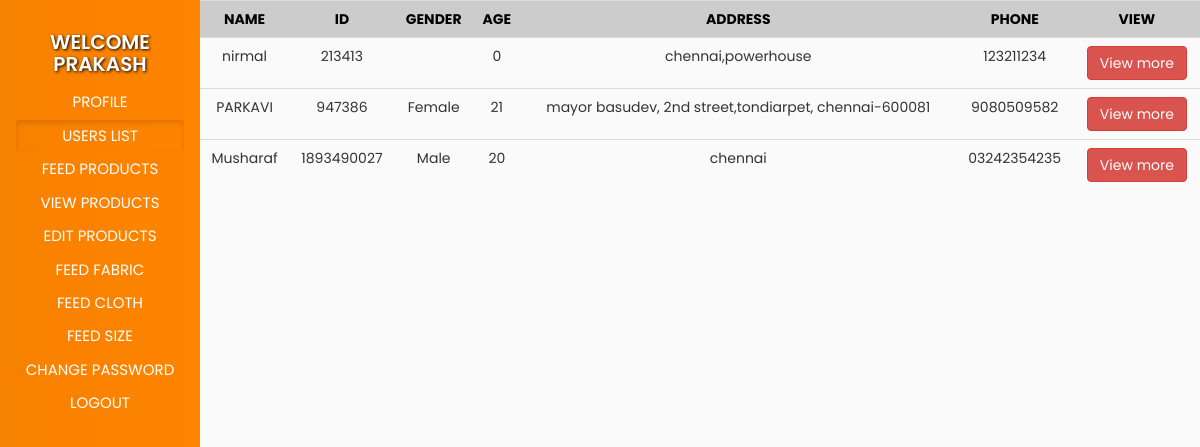
The page /admin/userslist.php (signed in) on the database its author committed.
### tables this page shows
CREATE TABLE `users` (
  `ID` int(11) NOT NULL,
  `UID` int(11) NOT NULL,
  `IMG` varchar(50) NOT NULL,
  `NAME` varchar(150) NOT NULL,
  `GENDER` varchar(150) NOT NULL,
  `AGE` int(10) NOT NULL,
  `ADDRESS` varchar(255) NOT NULL,
  `PHONENO` varchar(15) NOT NULL,
  `EMAIL` varchar(150) NOT NULL,
  `PASS` varchar(150) NOT NULL
);

### admin/userslist.php (the view, shortened to what this page needs)
<?php
include("../includes/database.php");
?>
<!DOCTYPE html>
<html lang="en">
<head>
    <link rel="stylesheet" href="https://maxcdn.bootstrapcdn.com/bootstrap/3.4.1/css/bootstrap.min.css">
    <link rel="stylesheet" href="https://cdnjs.cloudflare.com/ajax/libs/font-awesome/6.4.0/css/all.min.css" />
</head>
<body>
    <div class="container-fluid">
        <div class="row">
            <div class="col-md-4 col-lg-2 col-xl-2 col-sm-4 col-xs-4 navigation-links-container">
                <div class="icons">
                <a class="links" id="indicator" href="adminhome.php"><ion-icon name="arrow-back-outline"></ion-icon></a>
                    <a class="links" href="userslist.php"><ion-icon name="refresh-outline"></ion-icon></a>
                </div>
                <h4 class="text-center dashboard-owner-name">WELCOME <?php echo $_SESSION["ANAME"]; ?></h4>
                <div class="links-box">
                    <a class="btn links" href="adminprofile.php">PROFILE</a>
                    <a class="btn links active" href="userslist.php">USERS LIST</a>
                    <a class="btn links" href="addproducts.php">FEED PRODUCTS</a>
                    <a class="btn links" href="viewproducts.php">VIEW PRODUCTS</a>
                    <a class="btn links" href="">EDIT PRODUCTS</a>
                    <a class="btn links" href="addfabric.php">FEED FABRIC</a>
                    <a class="btn links" href="addcloth.php">FEED CLOTH</a>
                    <a class="btn links" href="addsize.php">FEED SIZE</a>
                    <a class="btn links" href="achangepass.php">CHANGE PASSWORD</a>
                    <a class="btn links" href="adminlogout.php">LOGOUT</a>
                </div>
            </div>
            <div class="col-md-8 col-lg-10 col-xl-10 col-sm-8 col-xs-8 content-display-container">
            <table class="table text-center table-hover">
<tr class="table-headings">
     <th class="text-center">NAME</th>
     <th class="text-center">ID</th>
     <th class="text-center">GENDER</th>
     <th class="text-center">AGE</th>
     <th class="text-center">ADDRESS</th>
     <th class="text-center">PHONE</th>
     <th class="text-center">VIEW</th>
 </tr>
 <?php
 $sql="SELECT * FROM users";
 $res=$db->query($sql);
 if($res->num_rows>0)
 {
     while($row=$res->fetch_assoc())
     {
     $UID=$row["UID"];
     $NAME=$row["NAME"];
     $GENDER=$row["GENDER"];
     $AGE=$row["AGE"];
     $ADDRESS=$row["ADDRESS"];
     $PHONENO=$row["PHONENO"];
     echo"
          <tr>
          <td>$NAME</td>
          <td>$UID</td>
          <td>$GENDER</td>
          <td>$AGE</td>
          <td>$ADDRESS</td>
          <td>$PHONENO</td>
          <td><a href='userdetails.php?UID=$UID' class='btn btn-danger'>View more</a></td>
          </tr>
          ";
     }
 }
 ?>
</table>
            </div>
        </div>
    </div>
</body>
</html>
</body>
</html>

### admin/userslist.php (style rules this page uses)
body { font-family: 'Poppins', sans-serif; }
.navigation-links-container { box-shadow: 0 3px 1px -2px rgba(0, 0, 0, 0.2), 0 2px 2px 0 rgba(0, 0, 0, 0.14), 0 1px 5px 0 rgba(0, 0, 0, 0.12); height: 100vh; background-image: linear-gradient(to right, #F78100, #ff8400); display: flex; flex-direction: column; flex-wrap: wrap; }
.navigation-links-container .dashboard-owner-name { text-transform: uppercase; width: 100%; font-weight: 600; font-size: 20px; color: white; text-shadow: 1px 1px 3px black; text-decoration: none; }
.navigation-links-container .links { text-decoration: none; color: white; font-size: 15px; padding: 5px; }
.links-box { display: flex; flex-wrap: wrap; flex-direction: column; }
.content-display-container { padding: 0; height: 100vh; background-color: #fafafa; }
.table-headings { background-color:#ccc; color:black; }

### rows shown on the page
users: NAME "nirmal", UID "213413", AGE "0", ADDRESS "chennai,powerhouse", PHONENO "123211234"
users: NAME "PARKAVI", UID "947386", GENDER "Female", AGE "21", ADDRESS "mayor basudev, 2nd street,tondiarpet, chennai-600081", PHONENO "9080509582"
users: NAME "Musharaf", UID "1893490027", GENDER "Male", AGE "20", ADDRESS "chennai", PHONENO "03242354235"

### other values the page prints
$_SESSION["ANAME"] "PRAKASH"
